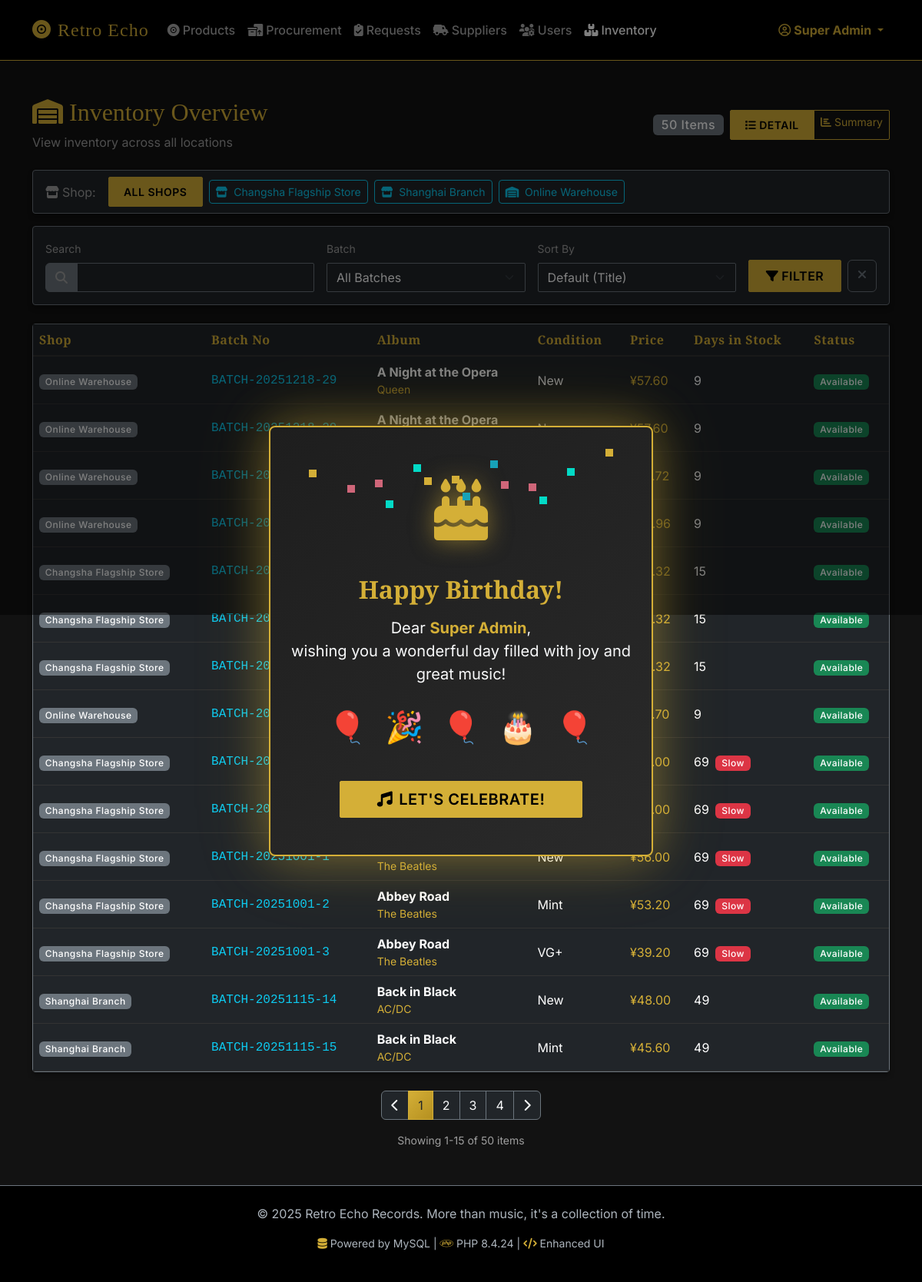
Screenshot of /admin/inventory.php?view=detail&page=1 (signed in) with the database file from the repository.
### tables this page shows
CREATE TABLE StockItem (
    StockItemID INT AUTO_INCREMENT PRIMARY KEY,
    ReleaseID INT NOT NULL,
    ShopID INT NOT NULL,
    SourceType ENUM('Supplier', 'Buyback') NOT NULL,  
    SourceOrderID INT,  
    BatchNo VARCHAR(50) NOT NULL,
    ConditionGrade ENUM('New', 'Mint', 'NM', 'VG+', 'VG') NOT NULL,
    Status ENUM('Available', 'Sold', 'Reserved', 'InTransit') DEFAULT 'Available',
    UnitPrice DECIMAL(10,2) NOT NULL,
    AcquiredDate DATETIME DEFAULT CURRENT_TIMESTAMP,
    DateSold DATETIME DEFAULT NULL,
    FOREIGN KEY (ReleaseID) REFERENCES ReleaseAlbum(ReleaseID),
    FOREIGN KEY (ShopID) REFERENCES Shop(ShopID)
     
);

### public/admin/inventory.php (the view, shortened to what the rows shown need)
<?php
require_once __DIR__ . '/../../includes/auth_guard.php';
require_once __DIR__ . '/../../includes/functions.php';
require_once __DIR__ . '/../../includes/db_procedures.php';
$selectedShopId = isset($_GET['shop_id']) ? (int)$_GET['shop_id'] : 0;
$viewMode = $_GET['view'] ?? 'summary';
$page = max(1, (int)($_GET['page'] ?? 1));
$perPage = 15;
$filters = [
    'search' => trim($_GET['q'] ?? ''),
    'batch'  => $_GET['batch'] ?? '',
    'sort'   => $_GET['sort'] ?? ''
];
if ($selectedShopId > 0) {
    $pageData = prepareInventoryPageDataPaginated($pdo, $selectedShopId, $viewMode, $page, $perPage, $filters);
} else {
    $pageData = prepareInventoryPageDataAllShopsPaginated($pdo, $viewMode, $page, $perPage, $filters);
}
$inventory = $pageData['inventory'];
require_once __DIR__ . '/../../includes/header.php';
?>
<div class="d-flex justify-content-between align-items-center mb-4">
    <div>
        <h2 class="text-warning"><i class="fa-solid fa-warehouse me-2"></i>Inventory Overview</h2>
    </div>
</div>
<?php if ($viewMode === 'summary'): ?>
<div class="card bg-dark border-secondary">
    <div class="table-responsive">
        <table class="table table-dark table-hover align-middle mb-0">
            <thead>
                <tr>
                    <?php if ($selectedShopId == 0): ?><th>Shop</th><?php endif; ?>
                    <th>Album</th>
                    <th>Genre</th>
                    <th>Condition</th>
                    <th class="text-center">Quantity</th>
                    <th>Price Range</th>
                    <th>Avg Price</th>
                </tr>
            </thead>
            <tbody>
                <?php foreach ($inventory as $item): ?>
                <tr>
                    <?php if ($selectedShopId == 0): ?>
                    <td><span class="badge bg-secondary"><?= h($item['ShopName'] ?? 'N/A') ?></span></td>
                    <?php endif; ?>
                    <td>
                        <div class="fw-bold"><?= h($item['Title']) ?></div>
                        <div class="small text-warning"><?= h($item['ArtistName']) ?></div>
                    </td>
                    <td><span class="badge bg-secondary"><?= h($item['Genre']) ?></span></td>
                    <td><?= h($item['ConditionGrade']) ?></td>
                    <td class="text-center">
                        <span class="badge <?= $item['AvailableQuantity'] < 3 ? 'bg-danger' : 'bg-success' ?> fs-6">
                            <?= $item['AvailableQuantity'] ?>
                        </span>
                    </td>
                    <td>
                        <?php if ($item['MinPrice'] == $item['MaxPrice']): ?>
                            <span class="text-warning"><?= formatPrice($item['MinPrice']) ?></span>
                        <?php else: ?>
                            <span class="text-warning"><?= formatPrice($item['MinPrice']) ?></span>
                            <span class="text-muted">~</span>
                            <span class="text-warning"><?= formatPrice($item['MaxPrice']) ?></span>
                        <?php endif; ?>
                    </td>
                    <td class="text-info"><?= formatPrice($item['AvgPrice']) ?></td>
                </tr>
                <?php endforeach; ?>
                <?php if (empty($inventory)): ?>
                <tr>
                    <td colspan="<?= $selectedShopId == 0 ? 7 : 6 ?>" class="text-center text-muted py-4">
                        <?php if (!empty($filters['search']) || !empty($filters['batch'])): ?>
                            No items match your search criteria.
                        <?php else: ?>
                            No inventory items found.
                        <?php endif; ?>
                    </td>
                </tr>
                <?php endif; ?>
            </tbody>
        </table>
    </div>
</div>
<?php else: ?>
<div class="card bg-dark border-secondary">
    <div class="table-responsive">
        <table class="table table-dark table-hover align-middle mb-0">
            <thead>
                <tr>
                    <?php if ($selectedShopId == 0): ?><th>Shop</th><?php endif; ?>
                    <th>Batch No</th>
                    <th>Album</th>
                    <th>Condition</th>
                    <th>Price</th>
                    <th>Days in Stock</th>
                    <th>Status</th>
                </tr>
            </thead>
            <tbody>
                <?php foreach ($inventory as $item): ?>
                <tr>
                    <?php if ($selectedShopId == 0): ?>
                    <td><span class="badge bg-secondary"><?= h($item['ShopName'] ?? 'N/A') ?></span></td>
                    <?php endif; ?>
                    <td class="font-monospace text-info"><?= h($item['BatchNo']) ?></td>
                    <td>
                        <div class="fw-bold"><?= h($item['Title']) ?></div>
                        <div class="small text-warning"><?= h($item['ArtistName']) ?></div>
                    </td>
                    <td><?= h($item['ConditionGrade']) ?></td>
                    <td class="text-warning"><?= formatPrice($item['UnitPrice']) ?></td>
                    <td>
                        <?php
                        $days = $item['DaysInStock'] ?? floor((time() - strtotime($item['AcquiredDate'])) / (60 * 60 * 24));
                        echo $days;
                        if ($days > 60) echo ' <span class="badge bg-danger ms-1">Slow</span>';
                        ?>
                    </td>
                    <td><span class="badge bg-success">Available</span></td>
                </tr>
                <?php endforeach; ?>
            </tbody>
        </table>
    </div>
</div>
<?php endif; ?>
<?php require_once __DIR__ . '/../../includes/footer.php'; ?>

### rows the page displays
stockitem: ShopName "Online Warehouse", BatchNo "BATCH-20251218-29", Title "A Night at the Opera", ArtistName "Queen", ConditionGrade "New", UnitPrice "¥57.60", days "9"
stockitem: ShopName "Online Warehouse", BatchNo "BATCH-20251218-29", Title "A Night at the Opera", ConditionGrade "New", UnitPrice "¥57.60", days "9"
stockitem: ShopName "Online Warehouse", BatchNo "BATCH-20251218-30", UnitPrice "¥54.72", days "9"
stockitem: ShopName "Online Warehouse", BatchNo "BATCH-20251218-31", Title "A Night at the Opera", UnitPrice "¥48.96", days "9"
stockitem: ShopName "Changsha Flagship Store", BatchNo "BATCH-20251215-B1", ArtistName "Queen", UnitPrice "¥40.32", days "15"
stockitem: ShopName "Changsha Flagship Store", BatchNo "BATCH-20251215-B1", Title "A Night at the Opera", ArtistName "Queen", UnitPrice "¥40.32", days "15"
stockitem: ShopName "Changsha Flagship Store", BatchNo "BATCH-20251215-B1", Title "A Night at the Opera", UnitPrice "¥40.32", days "15"
stockitem: ShopName "Online Warehouse", BatchNo "BATCH-20251218-32", Title "A Night at the Opera", ArtistName "Queen", UnitPrice "¥29.70", days "9"
stockitem: ShopName "Changsha Flagship Store", BatchNo "BATCH-20251001-1", UnitPrice "¥56.00", days "69", shows "Slow"
stockitem: ShopName "Changsha Flagship Store", BatchNo "BATCH-20251001-1", UnitPrice "¥56.00", days "69", shows "Slow"
stockitem: ShopName "Changsha Flagship Store", BatchNo "BATCH-20251001-1", ArtistName "The Beatles", ConditionGrade "New", UnitPrice "¥56.00", days "69", shows "Slow"
stockitem: ShopName "Changsha Flagship Store", BatchNo "BATCH-20251001-2", Title "Abbey Road", ArtistName "The Beatles", ConditionGrade "Mint", UnitPrice "¥53.20", days "69", shows "Slow"
stockitem: ShopName "Changsha Flagship Store", BatchNo "BATCH-20251001-3", Title "Abbey Road", ArtistName "The Beatles", ConditionGrade "VG+", UnitPrice "¥39.20", days "69", shows "Slow"
stockitem: ShopName "Shanghai Branch", BatchNo "BATCH-20251115-14", Title "Back in Black", ArtistName "AC/DC", ConditionGrade "New", UnitPrice "¥48.00", days "49"
stockitem: ShopName "Shanghai Branch", BatchNo "BATCH-20251115-15", Title "Back in Black", ArtistName "AC/DC", ConditionGrade "Mint", UnitPrice "¥45.60", days "49"

### other values shown
$_SESSION['username'] "Super Admin"
$_SESSION['birthday_name'] "Super Admin"
$totalItems "50"
$shop['Name'] "Changsha Flagship Store"
$shop['Name'] "Shanghai Branch"
$shop['Name'] "Online Warehouse"
$p "1"
$p "2"
$p "3"
$p "4"
$pagination['offset'] + 1 "1"
$pagination['total_items'] "50"
phpversion() "8.4.24"
